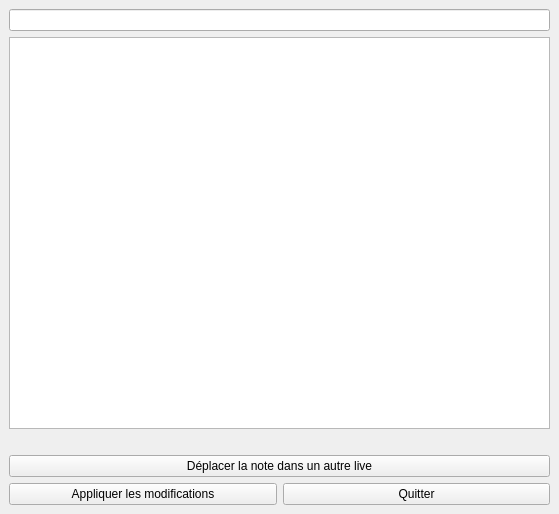
<?xml version="1.0" encoding="UTF-8"?>
<ui version="4.0">
 <class>UpdateNoteWindow</class>
 <widget class="QMainWindow" name="UpdateNoteWindow">
  <property name="geometry">
   <rect>
    <x>0</x>
    <y>0</y>
    <width>559</width>
    <height>514</height>
   </rect>
  </property>
  <property name="windowTitle">
   <string/>
  </property>
  <property name="toolTip">
   <string>ertyuio</string>
  </property>
  <widget class="QWidget" name="centralwidget">
   <layout class="QVBoxLayout" name="verticalLayout">
    <item>
     <widget class="QLineEdit" name="title_line_edit">
      <property name="dragEnabled">
       <bool>false</bool>
      </property>
      <property name="clearButtonEnabled">
       <bool>false</bool>
      </property>
     </widget>
    </item>
    <item>
     <widget class="QPlainTextEdit" name="content_plaintext_edit"/>
    </item>
    <item>
     <widget class="QLabel" name="error_label">
      <property name="text">
       <string/>
      </property>
     </widget>
    </item>
    <item>
     <widget class="QPushButton" name="move_note_to_another_book_button">
      <property name="text">
       <string>Déplacer la note dans un autre live</string>
      </property>
     </widget>
    </item>
    <item>
     <layout class="QHBoxLayout" name="horizontalLayout">
      <item>
       <widget class="QPushButton" name="save_button">
        <property name="text">
         <string>Appliquer les modifications</string>
        </property>
       </widget>
      </item>
      <item>
       <widget class="QPushButton" name="quit_button">
        <property name="text">
         <string>Quitter</string>
        </property>
       </widget>
      </item>
     </layout>
    </item>
   </layout>
  </widget>
 </widget>
 <resources/>
 <connections/>
</ui>
